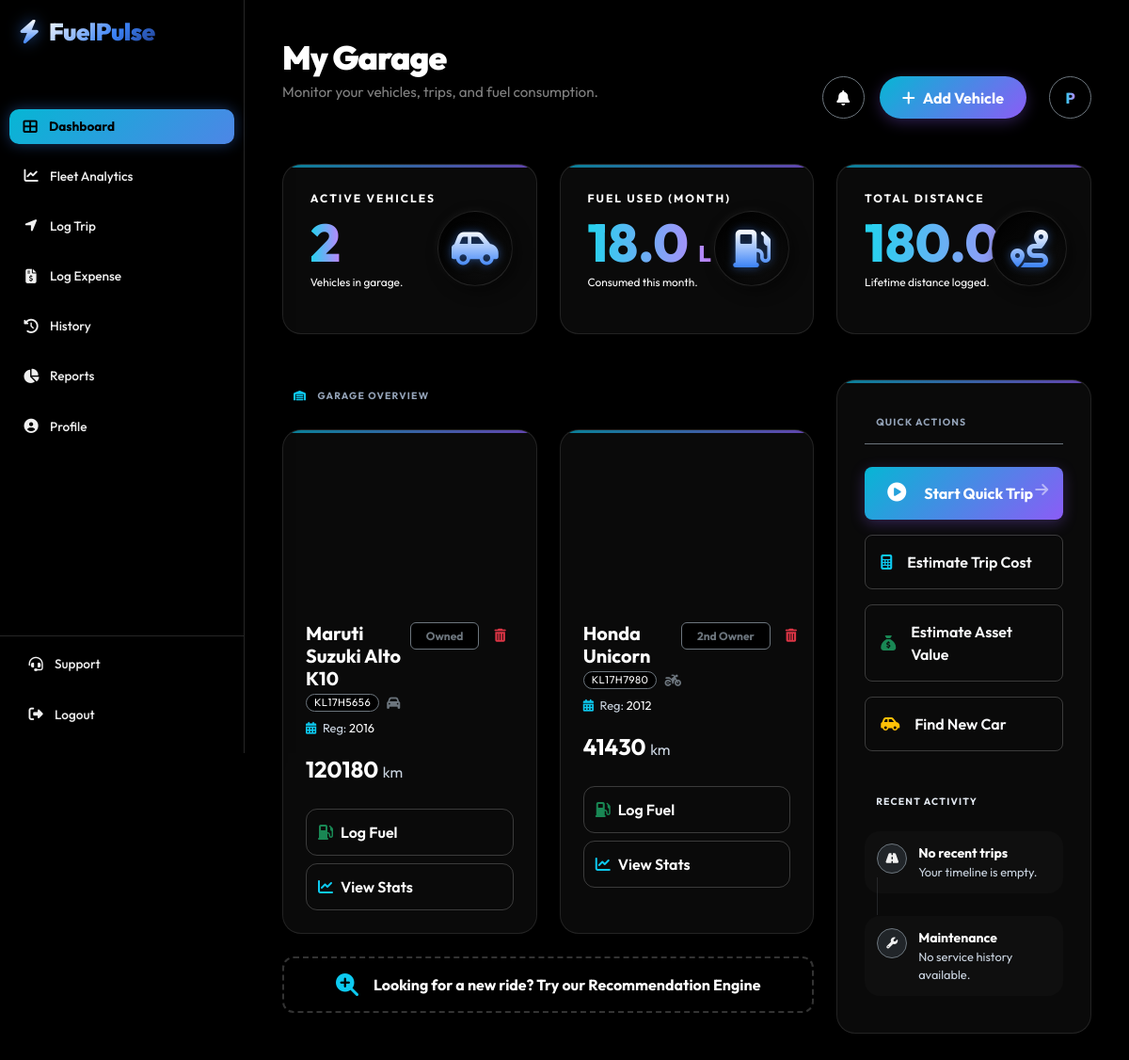
The page /dashboard/ (signed in) on the database its author committed.
### core/models.py (models this page shows, shortened)
class User(AbstractUser):
    is_manager = models.BooleanField(default=False)
    phone_number = models.CharField(max_length=15, blank=True)
    profile_photo = models.ImageField(upload_to='profile_photos/', blank=True, null=True)

class Vehicle(models.Model):
    CATEGORY_CHOICES = [
        ('Two Wheeler', 'Two Wheeler'),
        ('Four Wheeler', 'Four Wheeler'),
        ('Heavy Vehicle', 'Heavy Vehicle'),
    ]
    ownership_type = models.CharField(max_length=50, default="1st Owner")
    FUEL_CHOICES = [
        ('Petrol', 'Petrol'),
        ('Diesel', 'Diesel'),
        ('CNG', 'CNG'),
        ('Electric', 'Electric')
    ]
    owner = models.ForeignKey(User, on_delete=models.CASCADE)
    category = models.CharField(max_length=20, choices=CATEGORY_CHOICES, default='Four Wheeler')
    make = models.CharField(max_length=50)       # e.g. Maruti, Honda (No restricted choices, accepts JS input)
    model_name = models.CharField(max_length=50) # e.g. Swift, City
    license_plate = models.CharField(max_length=20)
    target_mileage = models.FloatField(default=0.0, help_text="Target km/L (e.g., 18.5)")
    target_cost_per_km = models.FloatField(default=0.0, help_text="Target Cost per KM (e.g., 5.0)")
    purchase_year = models.IntegerField(default=2023)
    purchase_price = models.DecimalField(max_digits=12, decimal_places=2, default=500000.00)
    fuel_type = models.CharField(max_length=20, choices=FUEL_CHOICES, default='Petrol')
    current_odometer = models.IntegerField(default=0)
    purchase_price = models.DecimalField(max_digits=12, decimal_places=2, default=500000.00)
    purchase_year = models.IntegerField(default=2021)
    insurance_expiry = models.DateField(null=True, blank=True)
    pollution_expiry = models.DateField(null=True, blank=True)
    fitness_expiry = models.DateField(null=True, blank=True)
    image_url = models.URLField(max_length=500, blank=True, null=True)
    is_active = models.BooleanField(default=True)

### core/views.py (the view)
# urls.py: path('dashboard/', views.dashboard, name='dashboard'),
@login_required
def dashboard(request):
    vehicles = Vehicle.objects.filter(owner=request.user)
    vehicle_count = vehicles.count()
    now = timezone.now()
    fuel_data = FuelLog.objects.filter(
        driver=request.user,
        date__month=now.month,
        date__year=now.year
    ).aggregate(Sum('liters_filled'))
    total_fuel = fuel_data['liters_filled__sum'] or 0
    trip_data = TripLog.objects.filter(driver=request.user).aggregate(Sum('distance_km'))
    total_distance = trip_data['distance_km__sum'] or 0
    notifications = []
    today = datetime.date.today()
    warning_period = datetime.timedelta(days=30) # Warn 30 days before
    for v in vehicles:
        if v.insurance_expiry:
            days_left = (v.insurance_expiry - today).days
            if days_left < 0:
                notifications.append({'type': 'danger', 'msg': f"Insurance EXPIRED for {v.model_name}!"})
            elif days_left <= 30:
                notifications.append({'type': 'warning', 'msg': f"Insurance for {v.model_name} expires in {days_left} days."})
        if v.pollution_expiry:
            days_left = (v.pollution_expiry - today).days
            if days_left < 0:
                notifications.append({'type': 'danger', 'msg': f"PUC EXPIRED for {v.model_name}!"})
            elif days_left <= 30:
                notifications.append({'type': 'warning', 'msg': f"PUC for {v.model_name} expires in {days_left} days."})
    valuation_result = request.session.pop('valuation_result', None)
    valuation_vehicle = request.session.pop('valuation_vehicle', None)
    context = {
        'vehicles': vehicles,
        'vehicle_count': vehicle_count,
        'total_fuel': round(total_fuel, 1),
        'total_distance': round(total_distance, 1),
        'valuation_result': valuation_result,
        'valuation_vehicle': valuation_vehicle,
        'notifications': notifications,
        'notification_count': len(notifications),
    }
    return render(request, 'core/dashboard.html', context)
    client = OpenAI(api_key="")

### templates/core/dashboard.html (shortened to what this page needs)
{% extends 'base.html' %}
{% load static %}
{% block content %}
<div class="d-flex justify-content-between align-items-end mb-5 fade-in-up"
     style="animation-duration: 0.6s; position: relative; z-index: 1050;">
    <div class="page-header">
        <h2 class="text-white">My Garage</h2>
        <p class="text-white-50">Monitor your vehicles, trips, and fuel consumption.</p>
    </div>
    <div class="d-flex gap-3 align-items-center">
        <div class="dropdown">
            <a href="#" class="btn btn-dark border border-secondary rounded-circle d-flex align-items-center justify-content-center position-relative shadow-sm"
               id="dashboardNotifyDropdown"
               data-bs-toggle="dropdown"
               aria-expanded="false"
               style="width: 45px; height: 45px; background: #000; transition: 0.3s;">
                <i class="fas fa-bell text-white"></i>
            </a>
        </div>
        <a href="{% url 'add_vehicle' %}" class="btn-sassy d-flex align-items-center gap-2 px-4 rounded-pill text-decoration-none" style="height: 45px;">
            <i class="fas fa-plus"></i> <span class="d-none d-md-inline">Add Vehicle</span>
        </a>
        <a href="{% url 'profile' %}" class="btn btn-dark border border-secondary rounded-circle d-flex align-items-center justify-content-center ms-2 text-decoration-none shadow-sm" style="width: 45px; height: 45px; background-color: #000; transition: 0.3s;">
            {% if user.profile_photo %}
            <img src="{{ user.profile_photo.url }}" style="width: 100%; height: 100%; border-radius: 50%; object-fit: cover;">
            {% else %}
            <span class="gradient-text">{{ user.username|slice:":1"|upper }}</span>
            {% endif %}
        </a>
    </div>
</div>
<div class="row g-4 mb-5">
    <div class="col-md-4">
        <div class="stats-card h-100 position-relative overflow-hidden fade-in-up" style="animation-delay: 0.1s;">
            <div class="stats-label position-relative z-1">
                <h3>Active vehicles</h3>
                <h1 class="gradient-text">{{ vehicle_count }}</h1>
                <p class="text-white small">
                    {% if vehicle_count == 0 %}Start by adding a vehicle.{% else %}Vehicles in garage.{% endif %}
                </p>
            </div>
            <div class="card-logo-badge">
                <i class="fas fa-car-side"></i>
            </div>
        </div>
    </div>
    <div class="col-md-4">
        <div class="stats-card h-100 position-relative overflow-hidden fade-in-up" style="animation-delay: 0.2s;">
            <div class="stats-label position-relative z-1">
                <h3>Fuel Used (Month)</h3>
                <h1 class="gradient-text">{{ total_fuel }} <span class="fs-4 text-white">L</span></h1>
                <p class="text-white small">
                    {% if total_fuel == 0 %}No logs recorded yet.{% else %}Consumed this month.{% endif %}
                </p>
            </div>
            <div class="card-logo-badge">
                <i class="fas fa-gas-pump"></i>
            </div>
        </div>
    </div>
    <div class="col-md-4">
        <div class="stats-card h-100 position-relative overflow-hidden fade-in-up" style="animation-delay: 0.3s;">
            <div class="stats-label position-relative z-1">
                <h3>Total Distance</h3>
                <h1 class="gradient-text">{{ total_distance }} <span class="fs-4 text-white">km</span></h1>
                <p class="text-white small">
                    {% if total_distance == 0 %}Start a trip to see data.{% else %}Lifetime distance logged.{% endif %}
                </p>
            </div>
            <div class="card-logo-badge">
                <i class="fas fa-route"></i>
            </div>
        </div>
    </div>
</div>
<div class="row g-4">
    <div class="col-lg-8">
        <div class="d-flex justify-content-between align-items-center mb-4 fade-in-up" style="animation-delay: 0.4s;">
            <div class="text-uppercase small fw-bold text-muted letter-spacing-1"><i class="fas fa-warehouse me-2 text-info"></i> Garage Overview</div>
        </div>
        <div class="row g-4">
            {% if vehicles %}
                {% for v in vehicles %}
                <div class="col-md-6 fade-in-up" style="animation-delay: 0.5s;">
                      <div class="stats-card vehicle-card h-100 overflow-hidden">
                        <div style="overflow: hidden;">
                            <div class="vehicle-img-container" style="background-image: url('{% if 'Two' in v.category|stringformat:'s' %}https://images.unsplash.com/photo-1558981806-ec527fa84c3d?q=80&w=600&auto=format&fit=crop{% else %}https://images.unsplash.com/photo-1492144534655-ae79c964c9d7?q=80&w=600&auto=format&fit=crop{% endif %}');">
                            </div>
                        </div>
                        <div class="p-4">
                            <div class="d-flex justify-content-between align-items-start mb-3">
                                <div>
                                    <h5 class="fw-bold text-white mb-1">{{ v.make }} {{ v.model_name }}</h5>
                                    <div class="d-flex align-items-center gap-2 mb-2">
                                        <small class="text-white border border-secondary px-2 rounded-pill bg-black" style="font-size: 0.7rem; letter-spacing: 0.5px;">{{ v.license_plate }}</small>
                                        {% if 'Two' in v.category|stringformat:'s' %}
                                            <i class="fas fa-motorcycle text-secondary small"></i>
                                        {% else %}
                                            <i class="fas fa-car text-secondary small"></i>
                                        {% endif %}
                                    </div>
                                    <div class="text-muted small" style="font-size: 0.8rem; color: #cbd5e1 !important;">
                                        <i class="fas fa-calendar-alt me-1 text-info"></i>
                                        Reg: <span class="text-white">{{ v.purchase_year }}</span>
                                    </div>
                                </div>
                                <div class="d-flex gap-2">
                                    <span class="badge bg-black border border-secondary text-secondary d-flex align-items-center px-3">{{ v.ownership_type }}</span>
                                    <a href="{% url 'remove_vehicle' v.id %}" class="btn btn-outline-danger btn-sm px-2 border-0" onclick="return confirm('Delete vehicle?');"><i class="fas fa-trash-alt"></i></a>
                                </div>
                            </div>
                            <div class="fs-4 fw-bold mb-4 text-white">
                                {{ v.current_odometer }} <span class="fs-6 text-muted fw-normal" style="color: #cbd5e1 !important;">km</span>
                            </div>
                            <div class="d-grid gap-2">
                                <a href="{% url 'log_fuel' v.id %}" class="btn-sassy-outline text-white"><i class="fas fa-gas-pump me-2 text-success"></i> Log Fuel</a>
                                <a href="{% url 'vehicle_stats' v.id %}" class="btn-sassy-outline text-white"><i class="fas fa-chart-line me-2 text-info"></i> View Stats</a>
                            </div>
                        </div>
                    </div>
                </div>
                {% endfor %}
            {% endif %}
            <div class="col-12 fade-in-up" style="animation-delay: 0.6s;">
                <div class="d-grid">
                    <a href="{% url 'recommend_car' %}" class="btn-sassy-outline d-flex align-items-center justify-content-center gap-3 py-3" style="border-style: dashed; border-width: 2px;">
                        <i class="fas fa-search-plus fs-4 text-info"></i>
                        <span class="text-white fw-bold">Looking for a new ride? Try our Recommendation Engine</span>
                    </a>
                </div>
            </div>
        </div>
    </div>
    <div class="col-lg-4">
        <div class="stats-card h-100 fade-in-up" style="animation-delay: 0.6s;">
            <h5 class="fw-bold mb-4 text-white border-bottom border-secondary pb-3 text-uppercase small letter-spacing-1">Quick Actions</h5>
            <div class="d-grid gap-3 mb-5">
                <a href="{% url 'log_trip' %}" class="btn-sassy text-start px-4 text-white py-3 rounded-3 position-relative overflow-hidden text-decoration-none">
                    <span class="position-relative z-1"><i class="fas fa-play-circle me-3 fs-5"></i> Start Quick Trip</span>
                    <i class="fas fa-arrow-right position-absolute end-0 me-3 opacity-50"></i>
                </a>
                <a href="{% url 'trip_calculator' %}" class="btn-sassy-outline text-start px-3 text-light py-3 rounded-3">
                    <i class="fas fa-calculator me-3 text-info"></i> Estimate Trip Cost
                </a>
                <button type="button" class="btn-sassy-outline text-start px-3 text-light py-3 rounded-3" data-bs-toggle="modal" data-bs-target="#valuationModal">
                    <i class="fas fa-sack-dollar me-3 text-success"></i> Estimate Asset Value
                </button>
                <a href="{% url 'recommend_car' %}" class="btn-sassy-outline text-start px-3 text-light py-3 rounded-3">
                    <i class="fas fa-car-side me-3 text-warning"></i> Find New Car
                </a>
            </div>
            <h6 class="text-muted small text-uppercase fw-bold mb-4 letter-spacing-1" style="color: #e2e8f0 !important;">Recent Activity</h6>
            <div class="activity-list">
                <div class="d-flex gap-3 mb-4 activity-item">
                    <div class="text-center" style="width: 20px;">
                        <div class="rounded-circle bg-dark border border-secondary d-flex align-items-center justify-content-center" style="width: 32px; height: 32px;">
                            <i class="fas fa-road text-muted" style="font-size: 12px;"></i>
                        </div>
                        <div class="h-100 border-start border-secondary border-opacity-25 mx-auto my-1"></div>
                    </div>
                    <div class="ps-2">
                        <div class="text-white small fw-bold">No recent trips</div>
                        <div class="text-white small" style="font-size: 0.8rem; color: #cbd5e1 !important;">Your timeline is empty.</div>
                    </div>
                </div>
                <div class="d-flex gap-3 activity-item">
                    <div class="text-center" style="width: 20px;">
                        <div class="rounded-circle bg-dark border border-secondary d-flex align-items-center justify-content-center" style="width: 32px; height: 32px;">
                            <i class="fas fa-wrench text-muted" style="font-size: 12px;"></i>
                        </div>
                    </div>
                    <div class="ps-2">
                        <div class="text-white small fw-bold">Maintenance</div>
                        <div class="text-white small" style="font-size: 0.8rem; color: #cbd5e1 !important;">No service history available.</div>
                    </div>
                </div>
            </div>
        </div>
    </div>
</div>
{% endblock %}

### rows shown on the page
User: username "P"
Vehicle: make "Maruti Suzuki", model_name "Alto K10", license_plate "KL17H5656", category "Four Wheeler" (drawn), purchase_year "2016", ownership_type "Owned", current_odometer "120180"
Vehicle: make "Honda", model_name "Unicorn", license_plate "KL17H7980", category "Two Wheeler" (drawn), purchase_year "2012", ownership_type "2nd Owner", current_odometer "41430"

### other values the page prints
{{ vehicle_count }} "2"
{{ total_fuel }} "18.0"
{{ total_distance }} "180.0"
